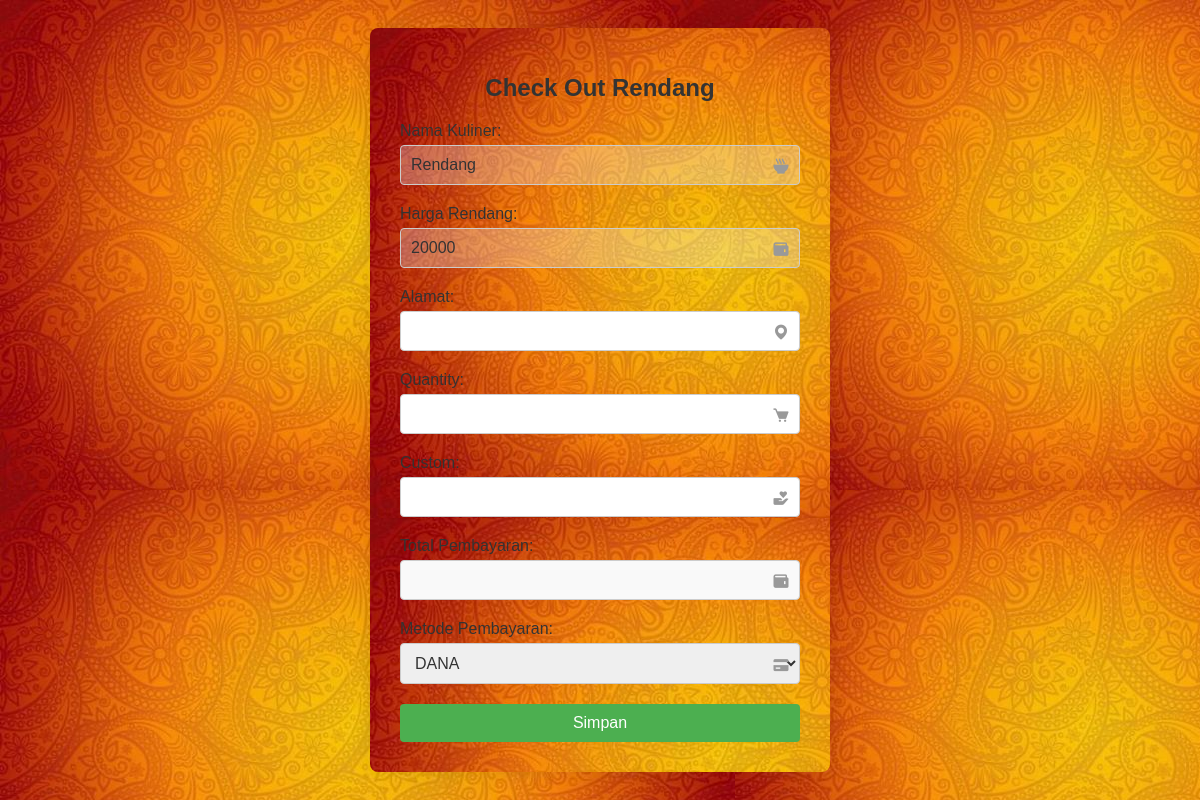
The app's page /order.php?id=1 with its own data.
### tables this page shows
CREATE TABLE `barang` (
  `IdBarang` int(11) NOT NULL,
  `NamaBarang` varchar(111) DEFAULT NULL,
  `asal` varchar(11) NOT NULL,
  `harga` int(111) NOT NULL,
  `foto` varchar(111) NOT NULL
);

### order.php (the view, shortened to what this page needs)
<?php
    include("koneksi.php");
    $id = $_GET['id'];
    $result = mysqli_query($mysqli, "SELECT * FROM barang WHERE IdBarang=$id");
    while($user_data = mysqli_fetch_array($result))
{
    $namabarang= $user_data['NamaBarang'];
    $harga= $user_data['harga'];
}
    ?>
<!DOCTYPE html>
<html lang="en">
<head>
    <link rel="stylesheet" href="Model/dekororder.css">
    <link href='https://unpkg.com/boxicons@2.1.4/css/boxicons.min.css' rel='stylesheet'>
</head>
<body>
    <div class="wrapper">
        <h1>Check Out <?php echo $namabarang;?></h1>
        <form action="" method="POST">
            <div class="input-box">
                <label for="alamat">Nama Kuliner:</label>
                <input type="text" id="namabarang" name="namabarang" value="<?php echo $namabarang;?>" disabled>
                <i class='bx bxs-bowl-hot'></i>
            </div>
            <div class="input-box">
                <label for="alamat">Harga <?php echo $namabarang;?>:</label>
                <input type="text" id="harga" name="harga" value="<?php echo $harga;?>" disabled>
                <i class='bx bxs-wallet'></i>
            </div>
            <div class="input-box">
                <label for="alamat">Alamat:</label>
                <input type="text" id="alamat" name="alamat" required>
            </div>
            <div class="input-box">
                <label for="qty">Quantity:</label>
                <input type="number" id="qty" name="qty" required oninput="hitungTotal()">
            </div>
            <div class="input-box">
                <label for="custom">Custom:</label>
                <input type="text" id="custom" name="custom">
            </div>
            <div class="input-box">
                <label for="total">Total Pembayaran:</label>
                <input type="text" id="total" name="total" readonly>
            </div>
            <div class="input-box">
                <label for="pembayaran">Metode Pembayaran:</label>
                <select id="pembayaran" name="pembayaran" required>
                    <option value="DANA">DANA</option>
                </select>
            </div>
            <input class="button" type="submit" name="Submit" value="Simpan">
        </form>
    </div>
</body>
</html>

### Model/dekororder.css (style rules this page uses)
body { font-family: Arial, sans-serif; background-image: url(Gambar/oren.jpg); display: flex; justify-content: center; align-items: center; height: 100vh; margin: 0; }
.wrapper { background-image: url(Gambar/oren.jpg); border-radius: 8px; box-shadow: 0 0 20px rgba(0, 0, 0, 0.1); padding: 30px; max-width: 400px; width: 100%; text-align: center; }
h1 { font-size: 24px; margin-bottom: 20px; color: #333; }
.input-box { margin-bottom: 20px; position: relative; }
.input-box input, .input-box select { width: 100%; padding: 10px 40px 10px 10px; border: 1px solid #ccc; border-radius: 4px; font-size: 16px; color: #333; box-sizing: border-box; }
.input-box i { position: absolute; right: 10px; top: 70%; transform: translateY(-50%); color: #999; font-size: 18px; pointer-events: none; }
.button { background: #4CAF50; color: #fff; padding: 10px 20px; border: none; border-radius: 4px; cursor: pointer; font-size: 16px; transition: background 0.3s ease; width: 100%; }
label { display: block; text-align: left; margin-bottom: 5px; color: #333; }
input[readonly] { background: #f9f9f9; }

### records on screen
barang: NamaBarang "Rendang", namabarang "Rendang", harga "20000"
